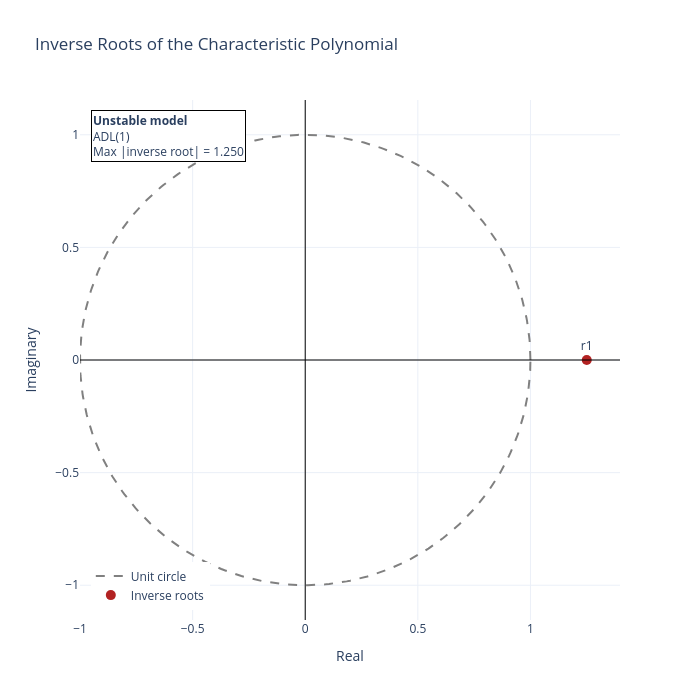

Source (notebook cell):
### Code cell
stability = adl.adl_stability(phi)

fig = adl.plot_inverse_roots(stability)

fig.show()

### Figure 1 — Plotly figure (JSON) as saved in the notebook; plotly's stock layout.template omitted (floating-point values rounded to 4 significant figures; data arrays with more than 128 entries replaced by an {"elided": "..."} marker saying what was removed)
{"data": [{"line": {"color": "gray", "dash": "dash"}, "mode": "lines", "name": "Unit circle", "type": "scatter", "x": {"elided": "400 float values"}, "y": {"elided": "400 float values"}}, {"customdata": ["<b>Inverse root 1</b><br>Real: 1.2500<br>Imaginary: 0.0000<br>Modulus: 1.2500"], "hovertemplate": "%{customdata}<extra></extra>", "marker": {"color": "firebrick", "size": 10}, "mode": "markers+text", "name": "Inverse roots", "text": ["r1"], "textposition": "top center", "type": "scatter", "x": [1.25], "y": [0.0]}], "layout": {"annotations": [{"align": "left", "bgcolor": "white", "bordercolor": "black", "borderwidth": 1, "showarrow": false, "text": "<b>Unstable model</b><br>ADL(1)<br>Max |inverse root| = 1.250", "x": 0.02, "xref": "paper", "y": 0.98, "yref": "paper"}], "height": 700, "legend": {"x": 0.02, "y": 0.02}, "shapes": [{"line": {"color": "black", "width": 1}, "type": "line", "x0": 0, "x1": 1, "xref": "x domain", "y0": 0, "y1": 0, "yref": "y"}, {"line": {"color": "black", "width": 1}, "type": "line", "x0": 0, "x1": 0, "xref": "x", "y0": 0, "y1": 1, "yref": "y domain"}], "title": {"text": "Inverse Roots of the Characteristic Polynomial"}, "width": 700, "xaxis": {"scaleanchor": "y", "scaleratio": 1, "title": {"text": "Real"}, "zeroline": false}, "yaxis": {"title": {"text": "Imaginary"}, "zeroline": false}}}
